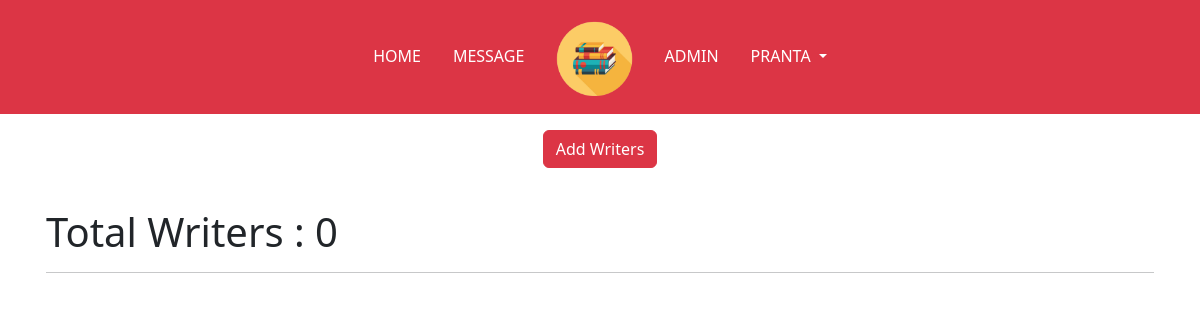
Page /Admin/writers.php (signed in) on the earlier database version.
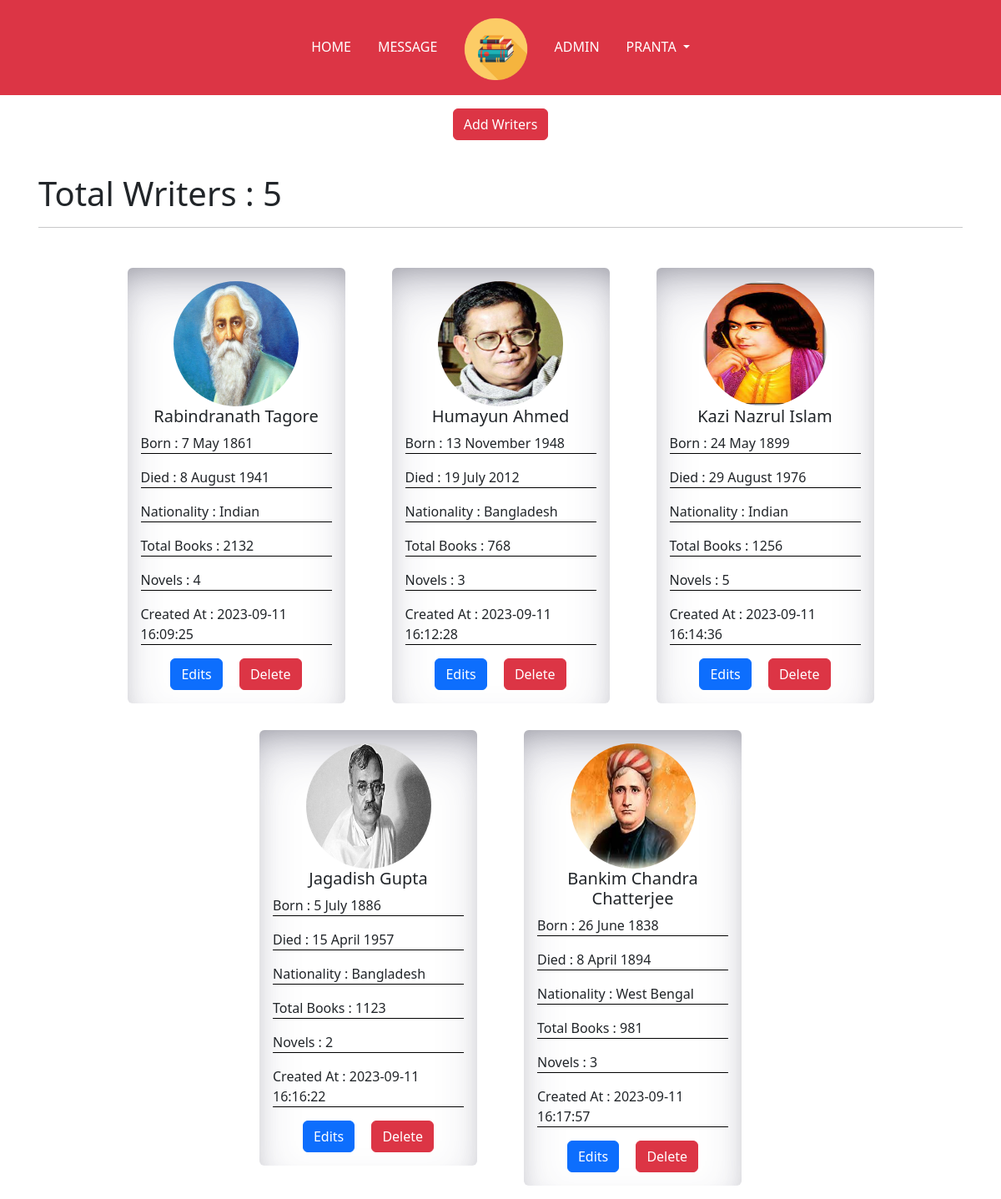
Same page on the later database version.
### tables this page shows
CREATE TABLE `writers` (
  `id` int(11) NOT NULL,
  `name` varchar(128) NOT NULL,
  `born` varchar(128) NOT NULL,
  `died` varchar(128) NOT NULL,
  `nationality` varchar(128) NOT NULL,
  `total_books` varchar(128) NOT NULL,
  `novels` varchar(128) NOT NULL,
  `image` varchar(128) NOT NULL,
  `created_at` timestamp NOT NULL DEFAULT current_timestamp()
);

### Admin/writers.php (the view, shortened to what this page needs)
<?php
require "../Include/databaseConn.php";
$total = "select count(*) as total from writers where 1";
$totalresult = $conn->query($total);
$totalwriters = $totalresult->fetch_assoc();
?>
<!DOCTYPE html>
<html lang="en">
<head>
    <link rel="stylesheet" href="https://cdn.jsdelivr.net/npm/bootstrap-icons@1.10.5/font/bootstrap-icons.css">
    <link rel="stylesheet" href="../Assets/Css/bootstrap.min.css">
    <link rel="stylesheet" href="../Assets/Css/style.css">
</head>
<body>
    <?php include "Templete/navbar.php"; ?>
    <div class="text-center mt-3">
        <button class="btn btn-danger" id="togglebox1">Add Writers</button>
    </div>
    <div class="container" id="box1">
        <div class="row">
            <div class="col-lg-12 p-3">
                <h1> <i class="fa fa-tachometer" aria-hidden="true"></i> Total Writers : <?= $totalwriters['total'] ?></h1>
                <hr />
            </div>
        </div>
        <div class="row d-flex justify-content-center">
            <?php
            $quary_1 = "SELECT * FROM writers WHERE  1";
            $result_1 = $conn->query($quary_1);
            while ($row = $result_1->fetch_assoc()) {
                echo '<div class="col-lg-3 col-md-4 col-sm-12 m-3"><a href="" class="text-decoration-none text-dark">
                <div class="card p-3" style="width: 100%; border: none; box-shadow: rgba(50, 50, 93, 0.25) 0px 30px 60px -12px inset, rgba(0, 0, 0, 0.3) 0px 18px 36px -18px inset; padding-top: 8px;">
                    <div class="text-center">
                        <img src="Assets/Images/' . $row['image'] . '" class="card-img-top" alt="Loading.." style=" width: 150px;height: 150px;overflow: hidden; border-radius: 50%;">
                    </div>
                    <div class="">
                        <h5 class="card-title text-center">' . $row['name'] . '</h5>
                        <p class="card-text" style="border-bottom: 1px solid black;">Born : ' . $row['born'] . '</p>
                        <p class="card-text" style="border-bottom: 1px solid black;">Died : ' . $row['died'] . '</p>
                        <p class="card-text" style="border-bottom: 1px solid black;">Nationality : ' . $row['nationality'] . '</p>
                        <p class="card-text" style="border-bottom: 1px solid black;">Total Books : ' . $row['total_books'] . '</p>
                        <p class="card-text" style="border-bottom: 1px solid black;">Novels : ' . $row['novels'] . '</p>
                        <p class="card-text" style="border-bottom: 1px solid black;">Created At : ' . $row['created_at'] . '</p>
                    </div></a>
                    <div class="text-center pt-3">
                        <a href="Include/editWriters.php?wrid=' . $row['id'] . '" class="card-link btn btn-primary">Edits</a>
                        <a href="Include/delete.php?wrid=' . $row['id'] . '" onclick=\'return confirm("Are you sure want to delete this?");\' class="card-link btn btn-danger">Delete</a>
                    </div>
                </div>
            </div>';
            };
            ?>
        </div>
    </div>
</body>
</html>

### Admin/Templete/navbar.php (shortened to what this page needs)
<nav class="navbar navbar-expand-lg navbar-dark  bg-danger" id="headerNav">
  <div class="container-fluid">
    <div class=" collapse navbar-collapse" id="navbarNavDropdown">
      <ul class="navbar-nav mx-auto text-uppercase">
        <li class="nav-item">
          <a class="nav-link mx-2 active" aria-current="page" href="index.php">Home</a>
        </li>
        <li class="nav-item">
          <a class="nav-link mx-2 active" aria-current="page" href="message.php">Message</a>
        </li>
        <li class="nav-item d-none d-lg-block">
          <a class="nav-link mx-2" href="../index.php">
            <img src="../Assets/Images/logo.png" height="80" />
          </a>
        </li>
        <li class="nav-item">
          <a class="nav-link mx-2 active" aria-current="page" href="admin.php">Admin</a>
        </li>
          <li class="nav-item dropdown">
            <a class="nav-link mx-2 dropdown-toggle active" href="javascript:void(0);" id="navbarDropdownMenuLink" role="button" data-bs-toggle="dropdown" aria-expanded="false">
              <?= $_SESSION['firstname']; ?>
            </a>
          </li>
      </ul>
    </div>
  </div>
</nav>

### Assets/Css/style.css (style rules this page uses)
@media screen and (min-width:992px) { .nav-item { line-height:80px; } }

Differences in the rows shown:
added writers: image (picture), name "Rabindranath Tagore", born "7 May 1861", died "8 August 1941", nationality "Indian", total_books "2132", novels "4", created_at "2023-09-11 16:09:25"
added writers: image (picture), name "Humayun Ahmed", born "13 November 1948", died "19 July 2012", nationality "Bangladesh", total_books "768", novels "3", created_at "2023-09-11 16:12:28"
added writers: image (picture), name "Kazi Nazrul Islam", born "24 May 1899", died "29 August 1976", nationality "Indian", total_books "1256", novels "5", created_at "2023-09-11 16:14:36"
added writers: image (picture), name "Jagadish Gupta", born "5 July 1886", died "15 April 1957", nationality "Bangladesh", total_books "1123", novels "2", created_at "2023-09-11 16:16:22"
added writers: image (picture), name "Bankim Chandra Chatterjee", born "26 June 1838", died "8 April 1894", nationality "West Bengal", total_books "981", novels "3", created_at "2023-09-11 16:17:57"
Other differences:
$totalwriters['total']: "0" → "5"
